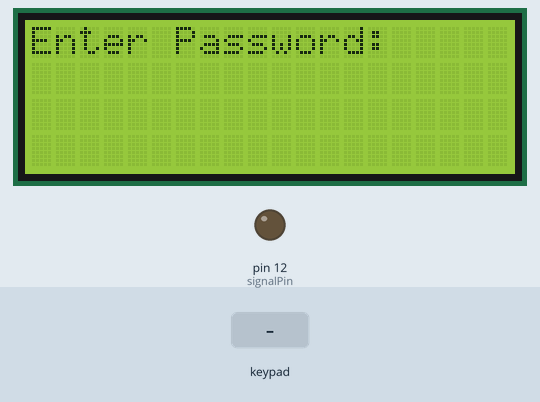
This sketch was run on a simulated Arduino Mega 2560, built with avr-gcc and run on an emulated ATmega2560. Parts: 20×4 character LCD, output pins drawn as LEDs (lit = HIGH). Inputs (shaded band) come from the test bench. What the sketch prints to the serial monitor is not drawn.

Above: at 1.2 s.
1.3 s: keypad keys 1 2 3 A 4 5 6 pressed 0.4 s apart
At 5.0 s:
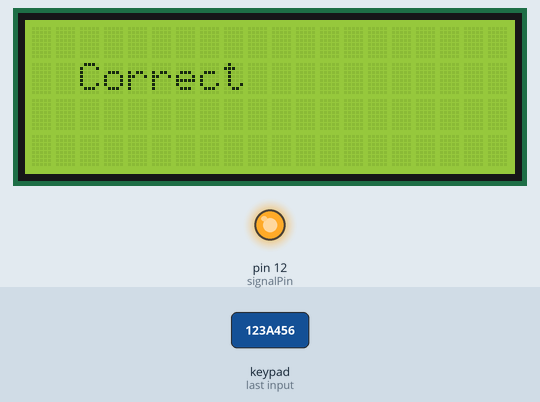
5.6 s: key 'B' pressed
8.6 s: keypad keys 1 2 3 A 4 5 6 # pressed 0.4 s apart
At 12.2 s:
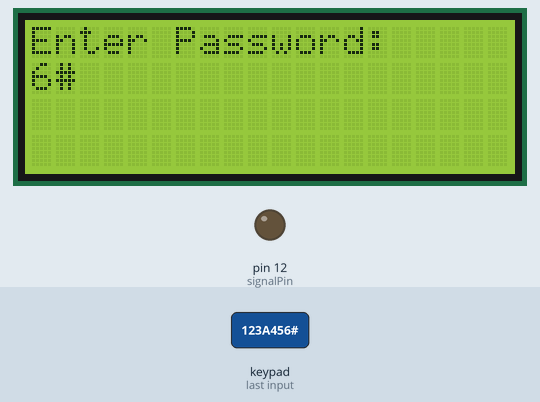
13.3 s: key 'C' pressed
14.8 s: key '*' pressed
At 15.1 s:
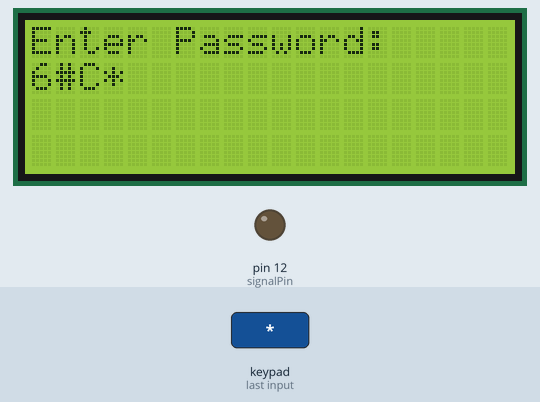
16.3 s: keypad keys 1 2 3 A 4 5 6 D pressed 0.4 s apart
At 19.8 s:
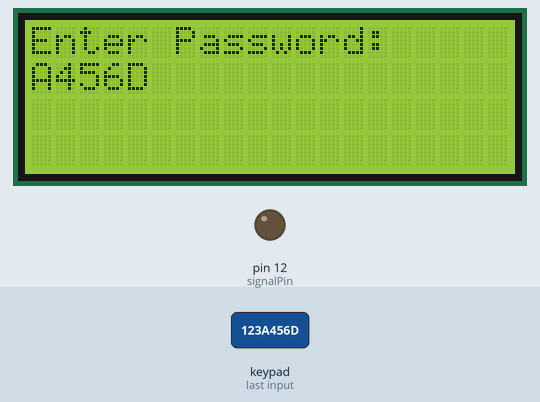
Timing chart, 0 to 21.3 s (numbered marks = the images above; inputs shaded):
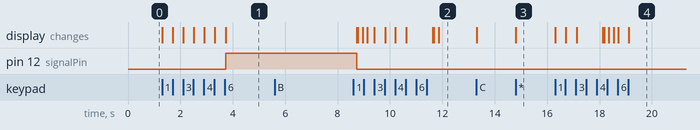

Measured:
- after the input at 1.3 s, pin 12 (signalPin): LOW → HIGH after 2.4 s; the display: first changes at once (image 1 shows a later state)
- after the input at 5.6 s, every drawn part: stays the same
- after the input at 14.8 s, the display: changes at once (image 3)
- after the input at 16.3 s, the display: first changes at once (image 4 shows a later state)

The sketch:

KEYPAD_Test.ino
```cpp
#include <Wire.h>
#include <LiquidCrystal_I2C.h>
#include <Keypad.h>

#define Password_Length 8

int signalPin = 12;

char Data[Password_Length];
char Master[Password_Length] = "123A456";
byte data_count = 0, master_count = 0;
bool Pass_is_good;
char customKey;

const byte ROWS = 4;
const byte COLS = 4;

char hexaKeys[ROWS][COLS] = {
  {'1', '2', '3', 'A'},
  {'4', '5', '6', 'B'},
  {'7', '8', '9', 'C'},
  {'*', '0', '#', 'D'}
};

byte rowPins[ROWS] = {33,35,37,39}; //connect to the row pinouts of the keypad
byte colPins[COLS] = {41,43,45,47}; //connect to the column pinouts of the keypad

Keypad customKeypad = Keypad(makeKeymap(hexaKeys), rowPins, colPins, ROWS, COLS);

LiquidCrystal_I2C lcd(0x27, 20, 4);

void setup(){
  Serial.begin(9600);
  lcd.init();
  lcd.backlight();
  pinMode(signalPin, OUTPUT);
  digitalWrite(signalPin, LOW);
 Serial.println("Enter Password:");
}

void loop(){

  lcd.setCursor(0,0);
  lcd.print("Enter Password:");

  customKey = customKeypad.getKey();
  if (customKey){
    Data[data_count] = customKey;
    lcd.setCursor(data_count,1);
    lcd.print(Data[data_count]);
    Serial.print(Data[data_count]);
    data_count++;
    }

  if(data_count == Password_Length-1){
    lcd.clear();

    if(!strcmp(Data, Master)){
      lcd.setCursor(2,1);
      lcd.print("Correct  ");
      Serial.println("Correct");
      digitalWrite(signalPin, HIGH);
      delay(5000);
      digitalWrite(signalPin, LOW );
      }
    else{
      lcd.setCursor(2,1);
      lcd.print("Incorrect");
     Serial.println("Incorrect");
      delay(1000);
      }
    lcd.clear();
    clearData();
  }
}

void clearData(){
  while(data_count !=0){
    Data[data_count--] = 0;
  }
  return;
}
```
